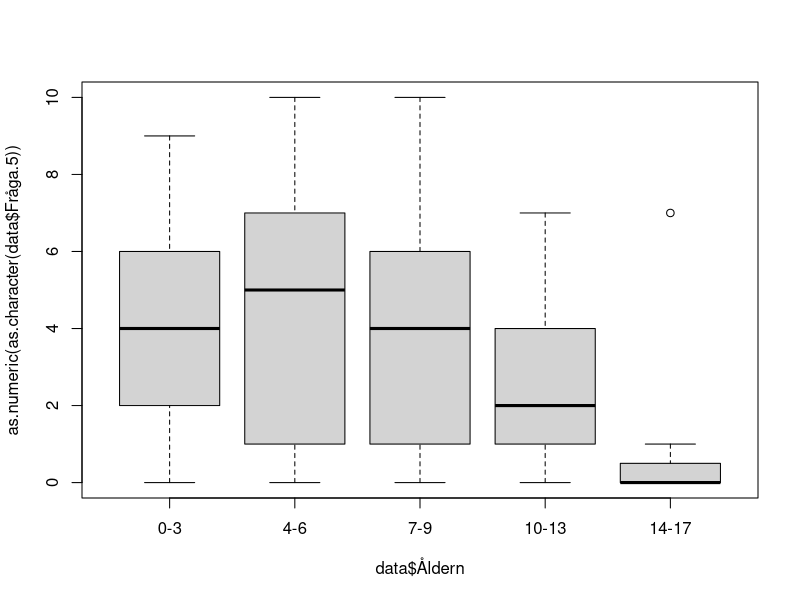
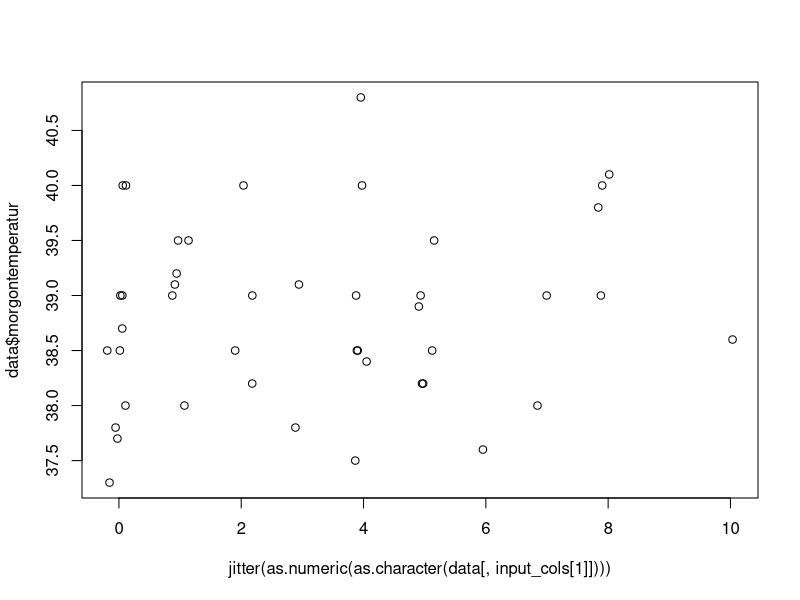

These figures' R source, in order: (Note: this script raises an error after producing the figures.)
library(stringr)
data <- read.delim('Forschungsarbeit Auswehrtungstabelle 1.csv')
data$Förkylning <- factor(data$Förkylning)
data$Halsont <- factor(data$Halsont)
data$Feber <- factor(data$Feber)
data$Ont.i.öron <- factor(data$Ont.i.öron)
data$UVI <- factor(data$UVI)
data$Hosta <- factor(data$Hosta)
data$Kräkningar <- factor(data$Kräkningar)
data$Diarre <- factor(data$Diarre)
data$Magont <- factor(data$Magont)

data$morgontemperatur <-  as.numeric(str_replace( as.character( data$morgontemperatur), ',','.'))

data$Åldern <- factor( as.character(data$Åldern), levels=c('0-3','4-6','7-9','10-13','14-17' ))

save(data,file="data.RData")

plot( as.numeric(as.character(data$Fråga.5)) ~ data$Åldern)
anova(lm( as.numeric(data$Fråga.5) ~ data$Åldern))$"Pr(>F)"[1]
#[1] 1.06104e-05

input_cols <- c('Fråga.5','Fråga.6','Fråga.7','Fråga..8','Fråga..9','Fråga..10.VAS.CRP','Fråga..10.VAS.strep' )

run_annova <- function( colname ) {

	p.vals1 <- unlist(lapply( input_cols , function(cname) {
		anova(lm( as.numeric(as.character(data[,cname])) ~ data[,colname]))$"Pr(>F)"[1]
	} ))
	
	names(p.vals1) <- input_cols
	p.vals1

}

(p.vals1 <- run_annova('Åldern'))

#            Fråga.5             Fråga.6             Fråga.7            Fråga..8 
#       1.061040e-05        1.089857e-08        2.451278e-01        3.397947e-03 
#           Fråga..9   Fråga..10.VAS.CRP Fråga..10.VAS.strep 
#       1.092852e-07        5.611234e-22        3.930611e-07 

# surprisingly good p values here!

## and the extremely goof p values were an error...

# with the corrected script the p values look more reliable:
# the answe to the question: Does the age of the kids affect the answer to the questions:

#            Fråga.5             Fråga.6             Fråga.7            Fråga..8 
#       1.550308e-04        1.022504e-07        2.451278e-01        3.397947e-03 
#           Fråga..9   Fråga..10.VAS.CRP Fråga..10.VAS.strep 
#       1.092852e-07        8.848871e-05        7.102369e-01


#next what would I like to see?

#visual inspection of the plots like
plot( jitter(as.numeric(as.character(data[,input_cols[1]]))) , data$morgontemperatur)
# did show no effect of the temperature on the questions outcome.

temperature_corr <- NULL
for ( i in 1:length(input_cols)){
	t <- cor.test(as.numeric(as.character(data[,input_cols[i]])) , data$morgontemperatur)
	temperature_corr <- rbind(temperature_corr, c(t$estimate, t$p.value))
}
rownames(temperature_corr) <- input_cols 
colnames(temperature_corr) <- c('pearson rho','p value')

temperature_corr
#                      pearson rho   p value
#Fråga.5              0.1449602126 0.3478091
#Fråga.6              0.0471049719 0.7401870
#Fråga.7              0.0616241503 0.6611327
#Fråga..8             0.0313697722 0.8235475
#Fråga..9             0.0494208433 0.7252697
#Fråga..10.VAS.CRP   -0.0001261715 0.9995441
#Fråga..10.VAS.strep -0.0352295203 0.9283052

(p.vals.kön <- run_annova('kön'))
#            Fråga.5             Fråga.6             Fråga.7            Fråga..8 
#          0.9018953           0.9893636           0.3102917           0.4723559 
#           Fråga..9   Fråga..10.VAS.CRP Fråga..10.VAS.strep 
#          0.8700623           0.4540279           0.7181212

(p.vals.Förkylning <- run_annova('Förkylning'))
#            Fråga.5             Fråga.6             Fråga.7            Fråga..8 
#          0.6633117           0.8820971           0.1282242           0.4538891 
#           Fråga..9   Fråga..10.VAS.CRP Fråga..10.VAS.strep 
#          0.7845322           0.4689488           0.9719658 
(p.vals.Ont.i.öron <- run_annova('Ont.i.öron'))
#            Fråga.5             Fråga.6             Fråga.7            Fråga..8 
#         0.65299100          0.27232017          0.32673439          0.09375773 
#           Fråga..9   Fråga..10.VAS.CRP Fråga..10.VAS.strep 
#         0.90514744          0.12489450          0.46642420 
(p.vals.Hosta <- run_annova('Hosta'))
#            Fråga.5             Fråga.6             Fråga.7            Fråga..8 
#         0.32388528          0.34294922          0.43979613          0.03278197 
#           Fråga..9   Fråga..10.VAS.CRP Fråga..10.VAS.strep 
#         0.55829322          0.42841204          0.97432771 

## In other words - only the age of the child affects the pain results

## for all other questions I need more input.


## Now a pie chart for the 'BesöksUrsak'
data$BesöksUrsak <-  rep( '', nrow(data) )
for ( n in c( 6,7,8,10,11,12,13,14) ) {
	data$BesöksUrsak[which(data[,n] == 1)] <- paste( data$BesöksUrsak[which(data[,n] == 1)], colnames(data)[n])
}


## group that to more useful groups:
data$ManCause <- rep( '', nrow(data) )
oli <- NULL
oli <- c( oli , grep ( 'Hosta', data$BesöksUrsak ) )
oli <- c( oli , grep ( 'Halsont', data$BesöksUrsak ) )
oli <- c( oli , grep ( 'Ont.i.öron', data$BesöksUrsak ) )
oli <- c( oli , grep ( 'Förkylning', data$BesöksUrsak ) )
data$ManCause[unique(oli)] <- 'ÖLI'

data$ManCause[match(' Feber Diarre',data$BesöksUrsak)] <- 'GI'
data$ManCause[match(' Kräkningar Diarre',data$BesöksUrsak)] <- 'GI'
data$ManCause[which(is.na(match(data$BesöksUrsak," Diarre"))==F)] <- 'GI'

table( paste ( data$ManCause, data$BesöksUrsak ) )

data$ManCause[grep('UVI', data$BesöksUrsak )] <- 'UVI'

data$ManCause[which(is.na(match(data$BesöksUrsak," Feber"))==F)] <- 'oklart Feber'

data$ManCause[which(is.na(match(data$BesöksUrsak,"" ))==F)] <- 'ej angivna'

data$ManCause[which(is.na(match(data$ManCause,,"" ))==F)] <-  'ej angivna'


## oh great - the parents know how the kids react.
cor.test( as.numeric(as.character(data$Fråga..9)),  as.numeric(as.character(data$Fråga..10.VAS.CRP)) )

#	Pearson's product-moment correlation

#data:  as.numeric(as.character(data$Fråga..9)) and as.numeric(as.character(data$Fråga..10.VAS.CRP))
#t = 11.417, df = 65, p-value < 2.2e-16
#alternative hypothesis: true correlation is not equal to 0
#95 percent confidence interval:
# 0.7174187 0.8836752
#sample estimates:
#      cor 
#0.8168581 


#partent expect and kids feel the pain
cor.test( as.numeric(as.character(data$Fråga.6)),  as.numeric(as.character(data$Fråga..10.VAS.CRP)) )

#	Pearson's product-moment correlation

#data:  as.numeric(as.character(data$Fråga.6)) and as.numeric(as.character(data$Fråga..10.VAS.CRP))
#t = 7.9075, df = 65, p-value = 4.261e-11
#alternative hypothesis: true correlation is not equal to 0
#95 percent confidence interval:
# 0.5530345 0.8050265
#sample estimates:
#     cor 
#0.700223 

## and the parents see what they expected.
cor.test( as.numeric(as.character(data$Fråga.6)),  as.numeric(as.character(data$Fråga..9)) )

#	Pearson's product-moment correlation

#data:  as.numeric(as.character(data$Fråga.6)) and as.numeric(as.character(data$Fråga..9))
#t = 12.313, df = 152, p-value < 2.2e-16
#alternative hypothesis: true correlation is not equal to 0
#95 percent confidence interval:
# 0.6174964 0.7778674
#sample estimates:
#      cor 
#0.7066437 
#
#Warnmeldung:
#In cor.test(as.numeric(as.character(data$Fråga.6)), as.numeric(as.character(data$Fråga..9))) :
#  NAs durch Umwandlung erzeugt

summary(data$Åldern)/155 *100
#     0-3      4-6      7-9    10-13    14-17 
#38.70968 20.64516 13.54839 16.77419 10.32258 
pie(table(data$Åldern))

data$CRP <- rep('NO',nrow(data))
data$CRP[is.na(match(data$Fråga..10.VAS.CRP, 'na'))==T] <- 'Yes'

CRP <- data[which(data$CRP == 'Yes'),]
(table(paste(as.factor(CRP$CRP), CRP$Åldern)) / nrow(CRP) ) *100

#  Yes 0-3 Yes 10-13 Yes 14-17   Yes 4-6   Yes 7-9 
#43.697479 15.126050  7.563025 19.327731 14.285714 

# Show the numbers for Fråga..10.VAS.CRP for the age
res <- table(data$Åldern, data$Fråga..10.VAS.CRP)
res[ which(res == 0)] = '-'
write.table( res, file="Åldern_vs_Fråga10.VAS.CRP.xls", sep="\t" , quote=F)

#4-6 
mean(c(rep(0,3),rep(10,2),rep(2,5),rep(4,4),rep(5,4),rep(6,3),rep(7,1),rep(8,1)))
#[1] 4.304348
sd(c(rep(0,3),rep(10,2),rep(2,5),rep(4,4),rep(5,4),rep(6,3),rep(7,1),rep(8,1)))
#[1] 2.851392
#7-9
mean(c(rep(0,2),rep(10,1),rep(2,6),rep(3,2),rep(4,5),rep(6,1)))
#[1] 3.176471
sd(c(rep(0,2),rep(10,1),rep(2,6),rep(3,2),rep(4,5),rep(6,1)))
#[1] 2.324739
#10-13
mean(c(rep(0,10),rep(2,4),rep(4,3),rep(5,1)))
#[1] 1.388889
sd(c(rep(0,10),rep(2,4),rep(4,3),rep(5,1)))
#[1] 1.786844
#14-17
mean(c(rep(0,6),rep(2,3)))
#[1] 0.6666667
sd(c(rep(0,6),rep(2,3)))
#[1] 1



res2 <- table(data$Åldern, data$Fråga..9)
res2[ which(res2 == 0)] = '-'

#0-3
 mean(c(rep( 0,9),rep(1,5),rep(2,6),rep(3,7),rep(4,2),rep(5,5),rep(6,5),rep(7,8),rep(9,4),rep(10,2)))
#[1] 4.018868
 sd(c(rep( 0,9),rep(1,5),rep(2,6),rep(3,7),rep(4,2),rep(5,5),rep(6,5),rep(7,8),rep(9,4),rep(10,2)))
#[1] 3.06651
#4-6
mean(c(rep(0,7),rep(1,5),rep(2,4),rep(3,2),rep(4,4),rep(5,2),rep(6,4),rep(8,1),rep(10,3)))
#[1] 3.34375
sd(c(rep(0,7),rep(1,5),rep(2,4),rep(3,2),rep(4,4),rep(5,2),rep(6,4),rep(8,1),rep(10,3)))
#[1] 3.127499
#7-9
 mean(c(rep(0,7),rep(1,1),rep(2,3),rep(3,5),rep(4,2),rep(5,1),rep(6,1),rep(10,1)))
#[1] 2.428571
 sd(c(rep(0,7),rep(1,1),rep(2,3),rep(3,5),rep(4,2),rep(5,1),rep(6,1),rep(10,1)))
#[1] 2.521338
#10-13
mean(c(rep(0,9),rep(1,6),rep(2,4),rep(3,4),rep(4,3)))
#[1] 1.461538
 sd(c(rep(0,9),rep(1,6),rep(2,4),rep(3,4),rep(4,3)))
#[1] 1.420726
#14-17
mean(c(rep(0,11),rep(1,4),rep(3,1)))
#[1] 0.4375
sd (c(rep(0,11),rep(1,4),rep(3,1)))
#[1] 0.813941

res3 <- table(data$Åldern, data$Fråga..10.VAS.strep)
res3[ which(res3 == 0)] = '-'

#4-6
mean(c(rep(0,2),rep(10,1),rep(2,2),rep(4,1),rep(5,1),rep(6,2)))
#[1] 3.888889
sd(c(rep(0,2),rep(10,1),rep(2,2),rep(4,1),rep(5,1),rep(6,2)))
#[1] 3.25747
#7-9
mean(c(rep(0,2),rep(4,1),rep(6,1)))
#[1] 2.5
sd(c(rep(0,2),rep(4,1),rep(6,1)))
#[1] 3
#10-13
mean(c(rep(0,1),rep(1,2),rep(2,2),rep(4,3),rep(5,1),rep(6,1)))
#[1] 2.9
sd(c(rep(0,1),rep(1,2),rep(2,2),rep(4,3),rep(5,1),rep(6,1)))
#[1] 1.969207
#14-17
mean(c(rep(0,5),rep(10,1),rep(2,1),rep(6,1)))
#[1] 2.25
sd(c(rep(0,5),rep(10,1),rep(2,1),rep(6,1)))
#[1] 3.770184


data$CRP = is.na(as.numeric(as.character(data[,28])))==F
data$CRP[which(data[,28] =='x')] = TRUE

data$STREP = is.na(as.numeric(as.character(data[,29])))==F
data$STREP[which(data[,29] =='x')] = TRUE


mean_sd_age <- function( column, age, crp=T ) {
	if ( crp ) {
		ids <- which(data[,'Åldern'] == age & data[,'CRP'] )
	}else{
		ids <- which(data[,'Åldern'] == age & data[,'STREP'] )
	}
	#browser()
	m = mean( as.numeric(as.character( data[ids,column] )))
	s = sd ( as.numeric(as.character( data[ids,column] )))
	c (m , s)
}

 mean_sd_age( 'Fråga..9', '0-3', crp=T)
#[1] 4.384615 3.132085
 mean_sd_age( 'Fråga..9', '4-6', crp=T)
#[1] 3.130435 3.034714
 mean_sd_age( 'Fråga..9', '7-9', crp=T)
#[1] 2.470588 2.576763
 mean_sd_age( 'Fråga..9', '10-13', crp=T)
#[1] 1.444444 1.423427
 mean_sd_age( 'Fråga..9', '14-17', crp=T)
#[1] 0.3333333 0.5000000
 mean_sd_age( 'Fråga..9', '0-3', crp=F)
#[1] 6.000000 3.316625
 mean_sd_age( 'Fråga..9', '4-6', crp=F)
#[1] 3.888889 3.480102
 mean_sd_age( 'Fråga..9', '7-9', crp=F)
#[1] 2.250000 2.629956
 mean_sd_age( 'Fråga..9', '10-13', crp=F)
#[1] 1.700000 1.567021
 mean_sd_age( 'Fråga..9', '14-17', crp=F)
#[1] 0.500000 1.069045

plot( jitter(as.numeric(as.character(data$Fråga..9)),0.9), jitter( as.numeric(as.character(data$Fråga..10)),0.9))
cor.test( as.numeric(as.character(data$Fråga.6)),  as.numeric(as.character(data$Fråga..10)) )

#	Pearson's product-moment correlation

#data:  as.numeric(as.character(data$Fråga.6)) and as.numeric(as.character(data$Fråga..10))
#t = 7.5671, df = 93, p-value = 2.692e-11
#alternative hypothesis: true correlation is not equal to 0
#95 percent confidence interval:
# 0.4748496 0.7282514
#sample estimates:
#     cor 
#0.617314 


cor.test( as.numeric(as.character(data$Fråga..9)),  as.numeric(as.character(data$Fråga..10)) )

#	Pearson's product-moment correlation

#data:  as.numeric(as.character(data$Fråga..9)) and as.numeric(as.character(data$Fråga..10))
#t = 11.998, df = 93, p-value < 2.2e-16
#alternative hypothesis: true correlation is not equal to 0
#95 percent confidence interval:
# 0.6855800 0.8477917
#sample estimates:
#      cor 
#0.7794266 
#
#Warnmeldung:
#In cor.test.default(as.numeric(as.character(data$Fråga..9)), as.numeric(as.character(data#$Fråga..10))) :
#  NAs durch Umwandlung erzeugt

plot( as.numeric(as.character(data$Fråga..9[which(data$CRP)])) ~ data$Åldern[which(data$CRP)])
plot( as.numeric(as.character(data$Fråga..9[which(data$STREP)])) ~ data$Åldern[which(data$STREP)])

plot( as.numeric(as.character(data$Fråga..10[which(data$CRP)])) ~ data$Åldern[which(data$CRP)])
plot( as.numeric(as.character(data$Fråga..10[which(data$STREP)])) ~ data$Åldern[which(data$STREP)])


#t.test( as.numeric(as.character(data$kön
id_f =which(data$kön == 'f' & data$Åldern != '10-13')
id_p =which(data$kön == 'p' & data$Åldern != '10-13')

t.test( as.numeric(as.character(data$Fråga..10[id_f])), as.numeric(as.character(data$Fråga..10[id_p])))


#	Welch Two Sample t-test

#data:  as.numeric(as.character(data$Fråga..10[id_f])) and as.numeric(as.character(data$Fråga..10[id_p]))
#t = 0.22983, df = 39.934, p-value = 0.8194
#alternative hypothesis: true difference in means is not equal to 0
#95 percent confidence interval:
# -1.366913  1.717668
#sample estimates:
#mean of x mean of y 
# 3.365854  3.190476 

#Warnmeldungen:
#1: In t.test(as.numeric(as.character(data$Fråga..10[id_f])), as.numeric(as.character(data$Fråga..10[id_p]))) :
#  NAs durch Umwandlung erzeugt
#2: In t.test.default(as.numeric(as.character(data$Fråga..10[id_f])),  :
#  NAs durch Umwandlung erzeugt


plot( as.numeric(as.character(data$Fråga..9)) ~ data$tidigare_provatgning, 
	ylab="Fråga 9",xlab="tidigare provtagning")

plot( as.numeric(as.character(data$Fråga..10)) ~ data$tidigare_provatgning, 
	ylab="Fråga 10",xlab="tidigare provtagning")

##2017_08_30

cor.test( as.numeric(as.character(data$Fråga.7)) , as.numeric(as.character(data$Fråga..9)))


#	Pearson's product-moment correlation

#data:  as.numeric(as.character(data$Fråga.7)) and as.numeric(as.character(data$Fråga..9))
#t = -0.53347, df = 153, p-value = 0.5945
#alternative hypothesis: true correlation is not equal to 0
#95 percent confidence interval:
# -0.1993821  0.1153435
#sample estimates:
#        cor 
#-0.04308823 

cor.test( as.numeric(as.character(data$Fråga.7)) , as.numeric(as.character(data$Fråga..10)))

#	Pearson's product-moment correlation

#data:  as.numeric(as.character(data$Fråga.7)) and as.numeric(as.character(data$Fråga..10))
#t = -0.3933, df = 93, p-value = 0.695
#alternative hypothesis: true correlation is not equal to 0
#95 percent confidence interval:
# -0.2403184  0.1621254
#sample estimates:
#        cor 
#-0.04074907 


cor.test( as.numeric(as.character(data$Fråga.6)) , as.numeric(as.character(data$Fråga..10)))

#	Pearson's product-moment correlation

#data:  as.numeric(as.character(data$Fråga.6)) and as.numeric(as.character(data$Fråga..10))
#t = 7.5671, df = 93, p-value = 2.692e-11
#alternative hypothesis: true correlation is not equal to 0
#95 percent confidence interval:
# 0.4748496 0.7282514
#sample estimates:
#     cor 
#0.617314 


cor.test( as.numeric(as.character(data$Fråga..9)) , as.numeric(as.character(data$Fråga..10)))

#	Pearson's product-moment correlation

#data:  as.numeric(as.character(data$Fråga..9)) and as.numeric(as.character(data$Fråga..10))
#t = 11.998, df = 93, p-value < 2.2e-16
#alternative hypothesis: true correlation is not equal to 0
#95 percent confidence interval:
# 0.6855800 0.8477917
#sample estimates:
#      cor 
#0.7794266 

plot( jitter(as.numeric(as.character(data$Fråga..9))) , jitter(as.numeric(as.character(data$Fråga..10))))

#And now the pupulation analysis...

summary(data)

#    Enkätnr        Åldern   kön     Antal.barn.i.familjen Mama.papa.närstående
# Min.   :  1.0   0-3  :60   f :87   1 :20                 m :103              
# 1st Qu.: 39.5   4-6  :32   na:13   2 :47                 mp:  4              
# Median : 78.0   7-9  :21   p :55   3 :17                 n :  5              
# Mean   : 78.0   10-13:26           4 : 1                 na:  4              
# 3rd Qu.:116.5   14-17:16           5 : 1                 p : 39              
# Max.   :155.0                      na:69                                     
                                                                              
# Förkylning Halsont Feber  morgontemperatur Ont.i.öron UVI     Hosta 
# 0:90       0:98    0:74   Min.   :37.30    0:140      0:150   0:96  
# 1:65       1:57    1:81   1st Qu.:38.20    1: 15      1:  5   1:59  
#                           Median :39.00                             
#                           Mean   :38.82                             
#                           3rd Qu.:39.50                             
#                           Max.   :40.80                             
#                           NA's   :102                               
# Kräkningar Diarre  Magont  Fråga.2a..J.N Fråga.2b.J.N
# 0:153      0:150   0:133   j:132         j :89       
# 1:  2      1:  5   1: 22   n: 23         n :56       
#                                          na:10       
                                                      
                                                      
                                                      
                                                      
# Fråga.3...1.schlechter..0.unverändert...1.besser. Fråga.4a.N.J Fråga.4a..Antal
# 0 :77                                             j :117       na     :105    
# 1 :24                                             n : 25       3      : 12    
# -1:53                                             na: 13       2      : 10    
# na: 1                                                          1      :  8    
#                                                                5      :  8    
#                                                                10     :  4    
#                                                                (Other):  8    
# Fråga.4bN.J   X4b.Antal      Fråga.5      Fråga.6      Fråga.7      
# j :97       na     :113   0      :31   0      :29   Min.   : 0.000  
# n :30       1      : 17   na     :18   5      :22   1st Qu.: 0.000  
# na:28       2      :  9   1      :16   1      :19   Median : 1.000  
#             3      :  6   5      :16   3      :19   Mean   : 2.206  
#             4      :  3   2      :14   4      :15   3rd Qu.: 3.000  
#             5      :  3   3      :14   2      :13   Max.   :10.000  
#             (Other):  4   (Other):46   (Other):38                   
#    Fråga..8         Fråga..9      Fråga..10.VAS.CRP Fråga..10.VAS.strep
# Min.   : 0.000   Min.   : 0.000   x      :52        na     :113        
# 1st Qu.: 0.000   1st Qu.: 0.000   na     :36        x      : 11        
# Median : 1.000   Median : 2.000   0      :21        0      : 10        
# Mean   : 2.219   Mean   : 3.045   2      :18        2      :  5        
# 3rd Qu.: 4.000   3rd Qu.: 5.000   4      :12        4      :  5        
# Max.   :10.000   Max.   :10.000   5      : 5        6      :  5        
#                                   (Other):11        (Other):  6        
#    CRP            STREP           Fråga..10  tidigare_provatgning
# Mode :logical   Mode :logical   x      :60   no : 22             
# FALSE:36        FALSE:113       0      :30   yes:133             
# TRUE :119       TRUE :42        2      :22                       
# NA's :0         NA's :0         4      :16                       
#                                 6      : 9                       
#                                 5      : 7                       
#                                 (Other):11                       
# tidigare_provatgning_binary
# Mode :logical              
# FALSE:22                   
# TRUE :133                  
# NA's :0       

## drop the double tested childreen:
data2 <- data[-which(data$STREP & data$CRP),]
cor.test( as.numeric(as.character(data2$Fråga..9)) , as.numeric(as.character(data2$Fråga..10)))

#	Pearson's product-moment correlation

#data:  as.numeric(as.character(data2$Fråga..9)) and as.numeric(as.character(data2$Fråga..10))
#t = 12.254, df = 90, p-value < 2.2e-16
#alternative hypothesis: true correlation is not equal to 0
#95 percent confidence interval:
# 0.6991314 0.8567807
#sample estimates:
#     cor 
#0.790722 

#Warnmeldung:
#In cor.test.default(as.numeric(as.character(data2$Fråga..9)), as.numeric(as.character(data2$Fråga..10))) :
#  NAs durch Umwandlung erzeugt

# If anything the data gets better - so we do not really care aboput that.


round(table(data$Åldern) / sum(table(data$Åldern)) * 100 ,1)
#  0-3   4-6   7-9 10-13 14-17 
# 38.7  20.6  13.5  16.8  10.3 

pdf( file="Age_pie.pdf", width=6, height=6)
pie(x=table(data$Åldern), clockwise=T, col=rainbow(5))
dev.off()

table(data$Fråga.2a..J.N) / 155 * 100
#       j        n 
#85.16129 14.83871

apply( data[,c('Kräkningar','Diarre','Magont')],1, function (x) sum(as.numeric(as.character(x))))

data$illnes = ''

for (n in colnames(data)[c(6,7,8,10,11,12,13,14,15)]){
	ids = which(data[,n] == 1)
	data$illnes[ids] = paste( data$illnes[ids], n)
}


## day 2017-08-31
## kids in the family - any influence on pain?
only_1 <- which(as.numeric(as.character(data$Antal.barn.i.familjen)) == 1 )
more_than_1 <- which(as.numeric(as.character(data$Antal.barn.i.familjen)) > 1 )

boxplot( as.numeric(as.character(data$Fråga..9))[only_1], as.numeric(as.character(data$Fråga..9))[more_than_1])

 t.test( as.numeric(as.character(data$Fråga..9))[only_1], as.numeric(as.character(data$Fråga..9))[more_than_1])

#	Welch Two Sample t-test

#data:  as.numeric(as.character(data$Fråga..9))[only_1] and as.numeric(as.character(data$Fråga..9))#[more_than_1]
#t = 1.2734, df = 29.317, p-value = 0.2129
#alternative hypothesis: true difference in means is not equal to 0
#95 percent confidence interval:
# -0.598901  2.577689
#sample estimates:
#mean of x mean of y 
# 3.550000  2.560606 


boxplot( as.numeric(as.character(data$Fråga..10))[only_1], as.numeric(as.character(data$Fråga..10))[more_than_1])

t.test( as.numeric(as.character(data$Fråga..10))[only_1], as.numeric(as.character(data$Fråga..10))[more_than_1])

#	Welch Two Sample t-test

#data:  as.numeric(as.character(data$Fråga..10))[only_1] and as.numeric(as.character(data#$Fråga..10))[more_than_1]
#t = 0.2117, df = 11.975, p-value = 0.8359
#alternative hypothesis: true difference in means is not equal to 0
#95 percent confidence interval:
# -1.897599  2.305932
#sample estimates:
#mean of x mean of y 
# 2.600000  2.395833 


mean_cor_test <- function (colA, colB,  method="pearson" ) {
	d <- vector('numeric', 1000)
	r <- vector('numeric', 1000)
	for ( i in 1:1000 ) {
		t  <- cor.test( 
			jitter(as.numeric(as.character(data[, colA]))), 
			jitter(as.numeric(as.character(data[, colB]))),
			method=method
		)
		d[i] <- t$p.value
		r[i] <- t$estimate
	}
	list( mean.p.value =mean (d), mean.estimate=mean(r))
}

mean_cor_test( 'Fråga..8', 'Fråga..10')
#$mean.p.value
#[1] 1.435407e-12

#$mean.estimate
#[1] 0.6477754

#Es gab 50 oder mehr Warnungen (Anzeige der ersten 50 mit warnings())
mean_cor_test( 'Fråga..8', 'Fråga..9')
#$mean.p.value
#[1] 1.582381e-12
#
#$mean.estimate
#[1] 0.5292124



